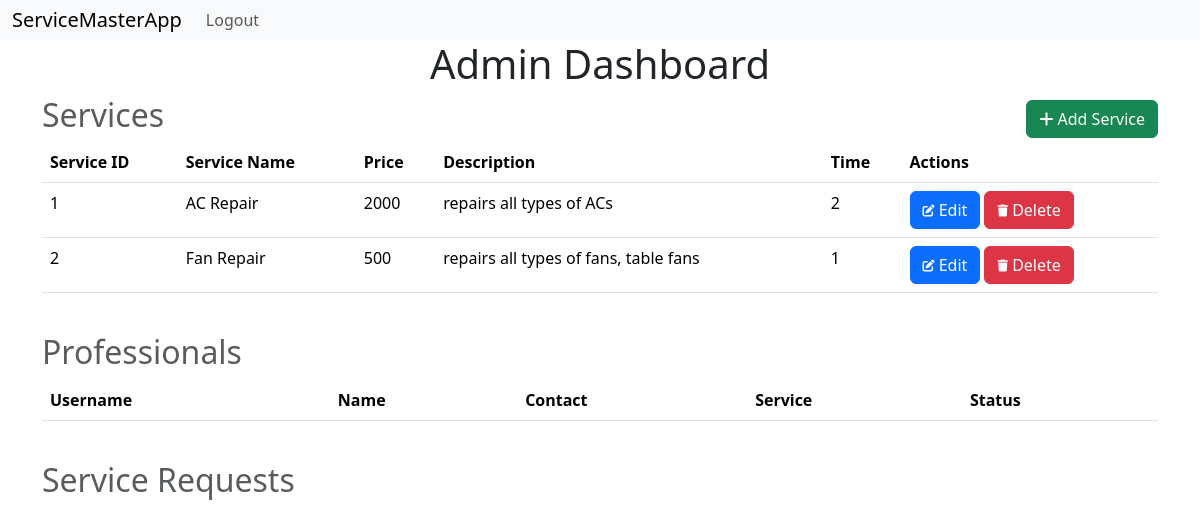
Before: /admin (signed in) with the older database file.
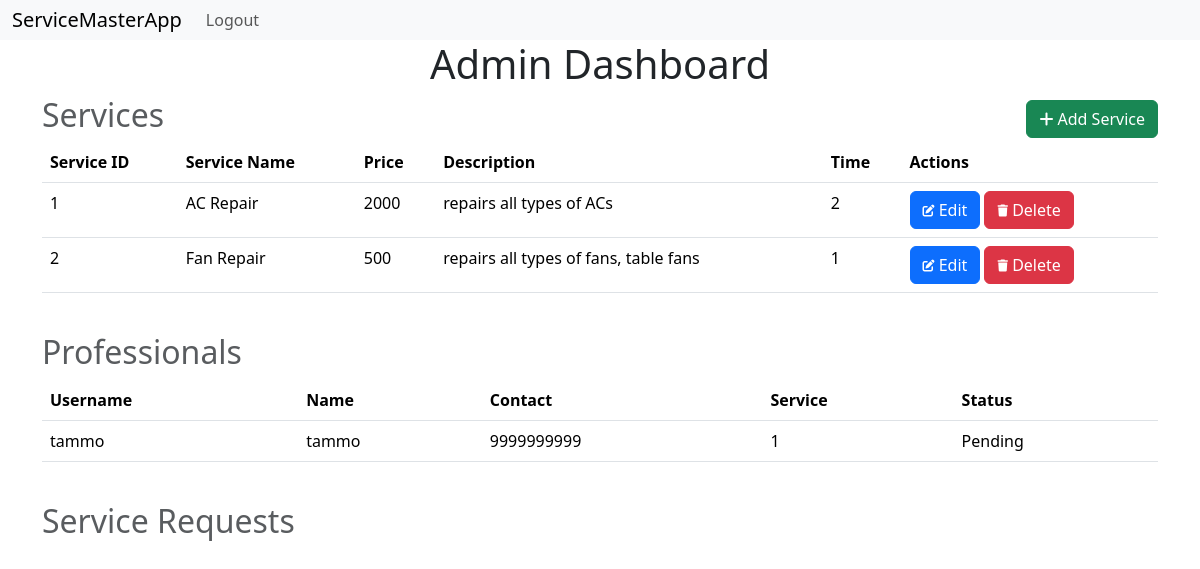
After: the same page with the newer database file.
### models.py (models this page shows, shortened)
class Service(db.Model):
    __tablename__='service'
    id=db.Column(db.Integer,primary_key=True)
    name=db.Column(db.String(32),nullable=False)
    price=db.Column(db.Integer, nullable=False)
    description=db.Column(db.String(512), nullable=False)
    time=db.Column(db.Integer,nullable=False)

class Professional(db.Model):
    __tablename__='professional'
    id=db.Column(db.Integer, primary_key=True)
    username=db.Column(db.String(32), nullable=False, unique=True)
    passwordhash=db.Column(db.String(512), nullable=False)
    name=db.Column(db.String(64), nullable=False)
    contact=db.Column(db.Integer, nullable=False)
    service_id=db.Column(db.Integer, db.ForeignKey('service.id'), nullable=False)
    experience=db.Column(db.Integer, nullable=False)
    pincode=db.Column(db.String(8), nullable=False)
    utype=db.Column(db.String(16), nullable=False, default='Professional')
    status=db.Column(db.String(16), nullable=True, default='Pending')
    profile=db.Column(db.String(512), nullable=False)
    @property
    def password(self):
        raise AttributeError('password is not a readable attribute')

### routes.py (the view)
@app.route('/admin')
@auth_required
def admin():
    user=Customer.query.get(session['user_id'])
    if not user.is_admin:
        flash('Unauthorized Access')
        session.pop('user_id', None)
        return redirect(url_for('login'))
    return render_template('admin.html', user=user, service=Service.query.all(), professional=Professional.query.all())

### routes.py (called while the page is built)
def auth_required(func):
    @wraps(func)
    def inner(*args, **kwargs):
        if 'user_id' not in session:
            flash('Please Login')
            return redirect(url_for('login'))
        return func(*args, **kwargs)
    return inner

### templates/admin.html (shortened to what this page needs)
{% extends 'layout.html' %}
{% block content %}
    <h1>Admin Dashboard</h1>
    <div class="heading">
        <h2 class="text-muted">Services</h2>
        <a class="btn btn-success" href="{{url_for('add_services')}}">
            <i class="fas fa-plus"></i>
            Add Service
        </a>
    </div>
    <table class="table">
        <thead>
            <th>Service ID</th>
            <th>Service Name</th>
            <th>Price</th>
            <th>Description</th>
            <th>Time</th>
            <th>Actions</th>
        </thead>
        <tbody>
            {% for s in service %}
                <tr>
                    <td>{{s.id}}</td>
                    <td>{{s.name}}</td>
                    <td>{{s.price}}</td>
                    <td>{{s.description}}</td>
                    <td>{{s.time}}</td>
                    <td>
                        <a class="btn btn-primary" href="{{url_for('edit_service', service_id=s.id)}}">
                            <i class="fas fa-edit fa-xs"></i>
                            Edit
                        </a>
                        <a class="btn btn-danger" href="{{url_for('delete_service', service_id=s.id)}}">
                            <i class="fas fa-trash fa-xs"></i>
                            Delete
                        </a>
                    </td>
                </tr>
            {% endfor %}
        </tbody>
    </table>
    <br>
    <div class="heading">
        <h2 class="text-muted">Professionals</h2>
    </div>
    <table class="table">
        <thead>
            <th>Username</th>
            <th>Name</th>
            <th>Contact</th>
            <th>Service</th>
            <th>Status</th>
        </thead>
        <tbody>
            {% for p in professional %}
                <tr>
                    <td>{{p.username}}</td>
                    <td>{{p.name}}</td>
                    <td>{{p.contact}}</td>
                    <td>{{p.service_id}}</td>
                    <td>{{p.status}}</td>
                </tr>
            {% endfor %}
        </tbody>
    </table>
    <br>
    <div class="heading">
        <h2 class="text-muted">Service Requests</h2>
    </div>
{% endblock %}

### templates/layout.html (shortened to what this page needs)
<!DOCTYPE html>
<html lang="en">
<head>
    <link href="https://cdn.jsdelivr.net/npm/bootstrap@5.3.3/dist/css/bootstrap.min.css" rel="stylesheet">
    <link rel="stylesheet" href="https://cdnjs.cloudflare.com/ajax/libs/font-awesome/6.6.0/css/all.min.css">
</head>
<body>
    {% include 'navbar.html' %}
    <div class="container">
        {% block content %}
        {% endblock %}
    </div>
</body>
</html>

### templates/navbar.html (shortened to what this page needs)
<nav class="navbar navbar-expand-lg bg-body-tertiary">
    <div class="container-fluid">
      <a class="navbar-brand" href="/">ServiceMasterApp</a>
      <div class="collapse navbar-collapse" id="navbarNav">
        <ul class="navbar-nav">
          {% if user and user.is_admin%}
          <li class="nav-item">
            <a class="nav-link" href="{{url_for('logout')}}">Logout</a>
          </li>
          {% endif %}
        </ul>
      </div>
    </div>
  </nav>

### templates/admin.html (style rules this page uses)
.heading { display: flex; justify-content: space-between; align-items: center; }
h1 { text-align: center; }

### templates/navbar.html (style rules this page uses)
.navbar { width: 100%; padding: 0px; }

Changed rows visible on the page:
added Professional: username "tammo", name "tammo", contact "9999999999", service_id "1", status "Pending"
